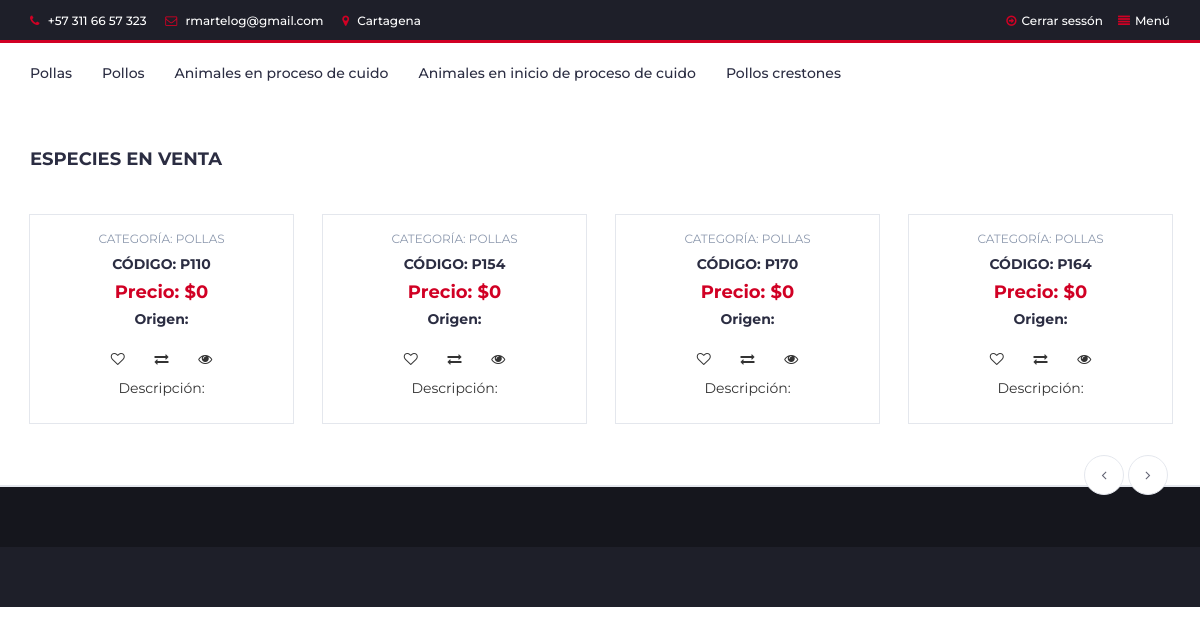
/home/, run on the app's committed database.
### portafolio/models.py (models this page shows)
class Producto(models.Model):
    nombre_gallo = models.CharField(max_length=200, null=True, blank=False, verbose_name='Nombre_gallo')
    padre = models.CharField(max_length=50, null=True, blank=False, verbose_name='Padre')
    madre = models.CharField(max_length=50, null=True, blank=False, verbose_name='Madre')
    categoria = models.ForeignKey(Categoria, on_delete=models.CASCADE)
    precio = models.IntegerField(null=True, blank=False)
    foto = models.ImageField(upload_to='portafolio/static/images', verbose_name='Foto_animal', null=True, blank=True)
    disponible = models.BooleanField(default=True)
    class Meta:
        verbose_name = 'Producto'
        verbose_name_plural = 'Productos'
        ordering = ['id']

class Categoria (models.Model):
    nombre_categoria = models.CharField(max_length=300, null=True, blank=False, verbose_name='Nombre_categoria')
    descripcion = models.TextField(null=True, blank=False,help_text='ingrese una descripcipón del animal', verbose_name='Descripcion animal')
    def __str__(self):
        return self.nombre_categoria
    class Meta:
        verbose_name = 'categoria'
        verbose_name_plural = 'categorias'
        ordering =['-id']

### portafolio/views.py (the view)
class index(View):
    template_name = 'portafolio/index.html'
    def get(self, request, *args, **kwargs):
        productos = Producto.objects.all()
        return render(request, self.template_name, {'productos':productos})

### portafolio/templates/portafolio/index.html (shortened to what this page needs)
{% extends 'portafolio/base.html' %}
{% load i18n %}
{% block content %}
    <div class="section">
        <div class="container">
            <div class="row">
                <div class="col-md-12">
                    <div class="section-title">
                        <h4 class="title">Especies en venta</h4>
                    </div>
                </div>
                {% if productos %}
                    <div class="col-md-12">
                        <div class="row">
                            <div class="products-tabs">
                                <div id="tab1" class="tab-pane active">
                                    <div class="products-slick" data-nav="#slick-nav-1">
                                        {% for producto in productos %}
                                            <div class="product">
                                                <div class="product-body">
                                                    <p class="product-category">Categoría: {{ producto.categoria }}</p>
                                                    <h3 class="product-name"><a
                                                            href="#">Código: {{ producto.nombre_gallo }}</a></h3>
                                                    <h4 class="product-price">Precio: ${{ producto.precio }}
                                                    </h4>
                                                    <h5 class="product-old">Origen: {{ producto.origen_animal }}</h5>
                                                    <div class="product-btns">
                                                        <button class="add-to-wishlist"><i
                                                                class="fa fa-heart-o"></i></button>
                                                        <button class="add-to-compare"><i
                                                                class="fa fa-exchange"></i></button>
                                                        <button class="quick-view"><i class="fa fa-eye"></i></button>
                                                        <p> Descripción: {{ producto.descripcion }}</p>
                                                    </div>
                                                </div>
                                                <div class="add-to-cart">
                                                    <button class="add-to-cart-btn">
                                                    </button>
                                                </div>
                                            </div>
                                        {% endfor %}
                                    </div>
                                    <div id="slick-nav-1" class="products-slick-nav"></div>
                                </div>
                            </div>
                        </div>
                    </div>
                {% endif %}
            </div>
        </div>
    </div>
{% endblock content %}

### portafolio/templates/portafolio/base.html (shortened to what this page needs)
    <!DOCTYPE html>
{% load static %}
<html lang="en">
<head>
    <link rel="stylesheet" href="{% static 'css/bootstrap.min.css' %}">
    <link type="text/css" rel="stylesheet" href="{% static 'css/slick.css' %}">
    <link type="text/css" rel="stylesheet" href="{% static 'css/slick-theme.css' %}">
    <link type="text/css" rel="stylesheet" href="{% static 'css/nouislider.min.css' %}">
    <link rel="stylesheet" href="{% static 'css/font-awesome.min.css' %}">
    <link rel="stylesheet" href="{% static 'css/style.css' %}">
</head>
<body>
<header>
    <div id="top-header">
        <div class="container">
            <ul class="header-links pull-left">
                <li><a href="#"><i class="fa fa-phone"></i> +57 311 66 57 323</a></li>
                <li><a href="#"><i class="fa fa-envelope-o"></i> rmartelog@gmail.com</a></li>
                <li><a href="#"><i class="fa fa-map-marker"></i> Cartagena</a></li>
            </ul>
            {% block header %}
                <ul class="header-links pull-right">
                <li><a href="{% url 'logout' %}"><i class="fa fa-arrow-circle-o-right"></i>Cerrar sessón</a>
                <li><a href="{% url 'portafolio:menu' %}"><i class="fa fa-align-justify"></i>Menú</a> </li>
                </ul>
            {% endblock header %}
        </div>
    </div>
</header>
<nav id="navigation">
    <div class="container">
        <div id="responsive-nav">
            <ul class="main-nav nav navbar-nav">
                <li><a href="{% url 'portafolio:categoria_pollas' %}">Pollas</a></li>
                <li><a href="{% url 'portafolio:categoria_pollos' %}">Pollos</a></li>
                <li><a href="{% url 'portafolio:animales_en_proceso' %}">Animales en proceso de cuido</a></li>
                <li><a href="{% url 'portafolio:animales_en_inicio_de_proceso' %}">Animales en inicio de proceso de
                    cuido</a></li>
                <li><a href="{% url 'portafolio:categoria_crestones' %}">Pollos crestones</a></li>
            </ul>
        </div>
    </div>
    {% block content %}
    {% endblock content %}
</nav>
<footer id="footer">
    <div class="section">
    </div>
    <div id="bottom-footer" class="section">
    </div>
</footer>
</body>
</html>

### portafolio/static/css/style.css (style rules this page uses)
body { font-family: 'Montserrat', sans-serif; font-weight: 400; color: #333; }
h1, h2, h3, h4, h5, h6 { color: #2B2D42; font-weight: 700; margin: 0 0 10px; }
a { color: #2B2D42; font-weight: 500; -webkit-transition: 0.2s color; transition: 0.2s color; }
ul, ol { margin: 0; padding: 0; list-style: none }
.section { padding-top: 30px; padding-bottom: 30px; }
.section-title { position: relative; margin-bottom: 30px; margin-top: 15px; }
.section-title .title { display: inline-block; text-transform: uppercase; margin: 0px; }
#top-header { padding-top: 10px; padding-bottom: 10px; background-color: #1E1F29; }
.header-links li { display: inline-block; margin-right: 15px; font-size: 12px; }
.header-links li:last-child { margin-right: 0px; }
.header-links li a { color: #FFF; }
.header-links li i { color: #D10024; margin-right: 5px; }
#navigation { background: #FFF; border-bottom: 2px solid #E4E7ED; border-top: 3px solid #D10024; }
.main-nav>li+li { margin-left: 30px }
.main-nav>li>a { padding: 20px 0px; }
.main-nav>li>a:after { content: ""; display: block; width: 0%; height: 2px; background-color: #D10024; -webkit-transition: 0.2s all; transition: 0.2s all; }
.product { position: relative; margin: 25px 0px; -webkit-box-shadow: 0px 0px 0px 0px #E4E7ED, 0px 0px 0px 1px #E4E7ED; box-shadow: 0px 0px 0px 0px #E4E7ED, 0px 0px 0px 1px #E4E7ED; -webkit-transition: 0.2s all; transition: 0.2s all; }
.product .product-body { position: relative; padding: 15px; background-color: #FFF; text-align: center; z-index: 50; }
.product .product-body .product-category { text-transform: uppercase; font-size: 12px; color: #8D99AE; }
.product .product-body .product-name { text-transform: uppercase; font-size: 14px; }
.product .product-body .product-name>a { font-weight: 700; }
.product .product-body .product-price { color: #D10024; font-size: 18px; }
.product .product-body .product-btns>button { position: relative; width: 40px; height: 40px; line-height: 40px; background: transparent; border: none; -webkit-transition: 0.2s all; transition: 0.2s all; }
.product .add-to-cart { position: absolute; left: 1px; right: 1px; bottom: 1px; padding: 15px; background: #1e1f29; text-align: center; -webkit-transform: translateY(0%); -ms-transform: translateY(0%); transform: translateY(0%); -webkit-transition: 0.2s all; transition: 0.2s all; z-index: 2; }
.product .add-to-cart .add-to-cart-btn { position: relative; border: 2px solid transparent; height: 40px; padding: 0 30px; background-color: #ef233c; color: #FFF; text-transform: uppercase; font-weight: 700; border-radius: 40px; -webkit-transition: 0.2s all; transition: 0.2s all; }
.products-slick .product.slick-slide { margin: 15px; }
.products-tabs>.tab-pane { display: block; height: 0; opacity: 0; visibility: hidden; overflow-y: hidden; padding-bottom: 60px; margin-bottom: -60px; }
.products-tabs>.tab-pane.active { opacity: 1; visibility: visible; height: auto; }
.products-slick-nav { position: absolute; right: 15px; z-index: 10; }
#footer { background: #15161D; color: #B9BABC; }
#bottom-footer { background: #1E1F29; }

### data on the page
Producto: categoria "POLLAS", nombre_gallo "P110", precio "0"
Producto: categoria "POLLAS", nombre_gallo "P154", precio "0"
Producto: categoria "POLLAS", nombre_gallo "P170", precio "0"
Producto: categoria "POLLAS", nombre_gallo "P164", precio "0"
